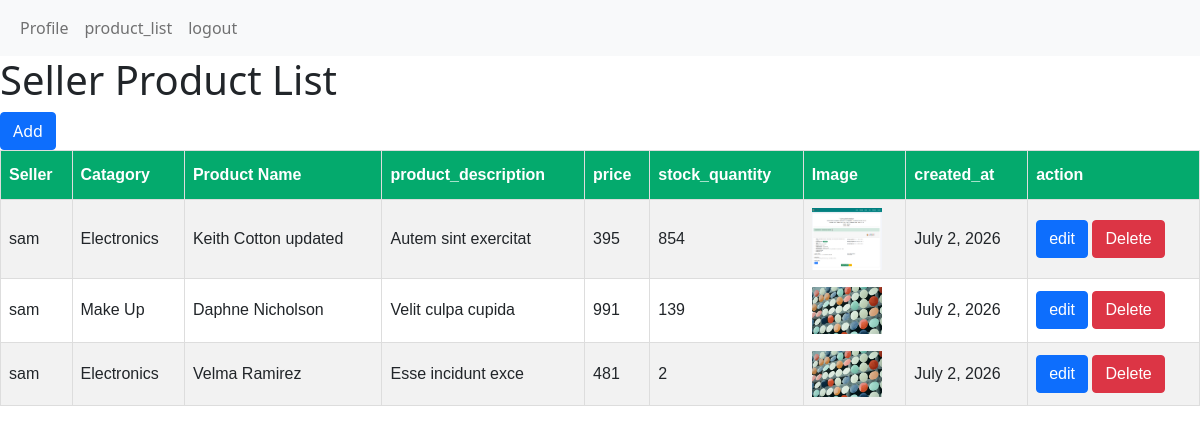
Page /seller_product_list/ (signed in) on the committed database.
### productmanager/models.py (models this page shows, shortened)
class ProductModel(models.Model):
    seller = models.ForeignKey(CustomUserModel, on_delete= models.CASCADE, null=True)
    category = models.ForeignKey(CategoryModel, on_delete= models.CASCADE, null=True)
    product_name = models.CharField(max_length=100, null=True)
    product_description = models.TextField(null=True)
    product_image = models.ImageField(upload_to='media/products', null=True)
    price = models.PositiveIntegerField(null=True)
    stock_quantity = models.PositiveIntegerField(null=True)
    created_at = models.DateField(auto_now_add=True)

class CustomUserModel(AbstractUser):
    role_type = [
        ('Admin' , 'Admin'),
        ('Seller' , 'Seller'),
        ('Customer' , 'Customer'),
    ]
    full_name = models.CharField(max_length= 100, null= True)
    role = models.CharField(choices=role_type, null= True)

class CategoryModel(models.Model):
    user = models.ForeignKey(CustomUserModel, on_delete= models.CASCADE, null=True)
    category_name = models.CharField(max_length=100, null=True)
    description = models.TextField(null=True)
    created_at = models.DateField(auto_now_add=True)

### productmanager/views.py (the view)
# urls.py: path('seller_product_list/', seller_product_list, name = 'seller_product_list'),
@login_required
def seller_product_list(req):
    if req.user.role == 'Seller':
        Products = ProductModel.objects.filter(seller = req.user)
        context = {
            'Products' : Products
        }
        return render(req, 'seller_product_list.html', context)

### productmanager/templates/seller_product_list.html (shortened to what this page needs)
{% extends 'master/base.html' %}
{% block body %}
<h1>Seller Product List</h1>
{% if request.user.role == 'Seller' %}
    <a href="{% url 'product_add' %}" class="btn btn-primary">Add</a>
{% endif %}
<table>
  <tr>
    <th>Seller</th>
    <th>Catagory</th>
    <th>Product Name</th>
    <th>product_description</th>
    <th>price</th>
    <th>stock_quantity</th>
    <th>Image</th>
    <th>created_at</th>
    {% if request.user.role != 'Admin' %}
        <th>action</th>
    {% endif %}
  </tr>
  {% for pc in Products %}
  <tr>
    <td>{{pc.seller.username}}</td>
    <td>{{pc.category.category_name}}</td>
    <td>{{pc.product_name}}</td>
    <td>{{pc.product_description}}</td>
    <td>{{pc.price}}</td>
    <td>{{pc.stock_quantity}}</td>
    <td><img src="/{{pc.product_image}}" alt="" width ='70px'></td>
    <td>{{pc.created_at}}</td>
    {% if request.user.role == 'Seller' %}
        <td><a href="{% url 'product_edit' pc.id %}" class="btn btn-primary">edit</a>
        <a href="{% url 'product_delete' pc.id %}" class="btn btn-danger">Delete</a></td>
    {% elif request.user.role == 'Customer' %}
        <td><a href="{% url 'product_buy' pc.id %}" class="btn btn-secondary">Buy</a></td>
    {% endif %}
  </tr>
  {% endfor %}
</table>
{% endblock body %}

### productmanager/templates/seller_product_list.html (style rules this page uses)
table { font-family: Arial, Helvetica, sans-serif; border-collapse: collapse; width: 100%; }
td, th { border: 1px solid #ddd; padding: 8px; }
tr:nth-child(even) { background-color: #f2f2f2; }
th { padding-top: 12px; padding-bottom: 12px; text-align: left; background-color: #04AA6D; color: white; }

### rows in the picture
ProductModel: seller.username "sam", category.category_name "Electronics", product_name "Keith Cotton updated", product_description "Autem sint exercitat", price "395", stock_quantity "854", product_image (picture), created_at "July 2, 2026"
ProductModel: seller.username "sam", category.category_name "Make Up", product_name "Daphne Nicholson", product_description "Velit culpa cupida", price "991", stock_quantity "139", product_image (picture), created_at "July 2, 2026"
ProductModel: seller.username "sam", category.category_name "Electronics", product_name "Velma Ramirez", product_description "Esse incidunt exce", price "481", stock_quantity "2", product_image (picture), created_at "July 2, 2026"
